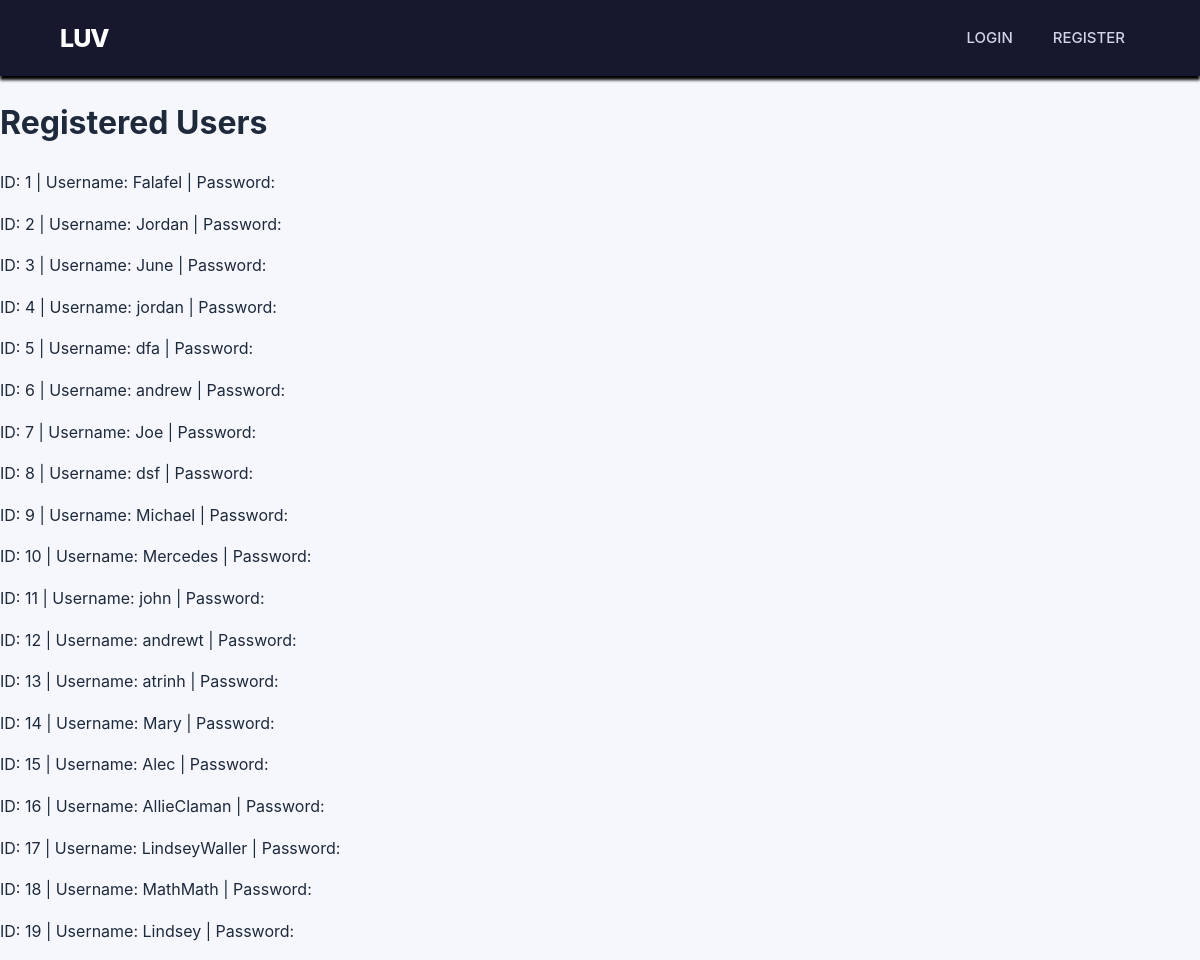
The app's page /view_users, older data.
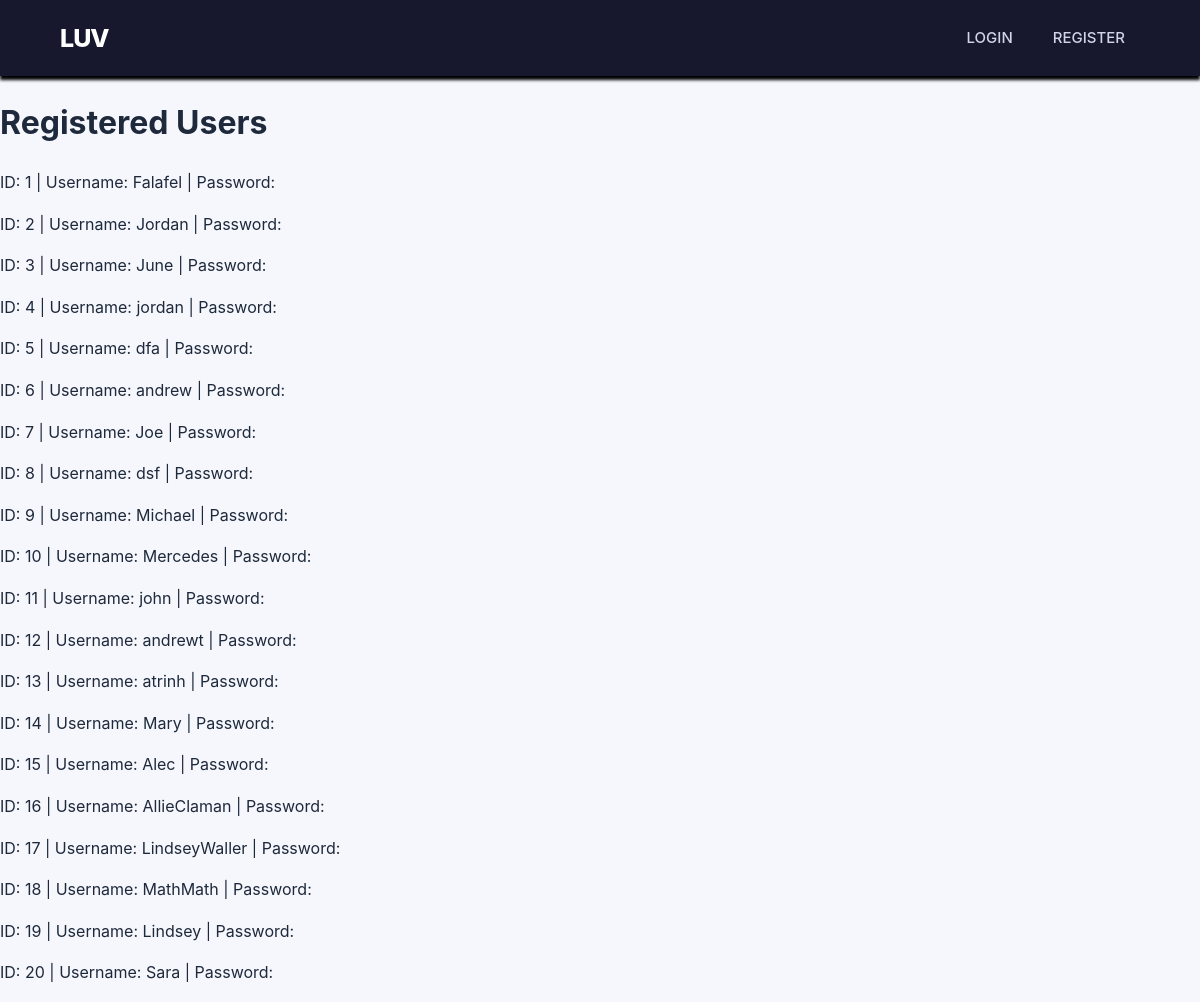
The same page, newer data.
### papo_cito.py (models this page shows)
class User(db.Model):
    __tablename__ = "pot_users"
    id = db.Column(db.Integer, primary_key=True)
    username = db.Column(db.String(80), unique=True, nullable=False)
    password_hash = db.Column(db.String(255), nullable=False)
    cards = db.relationship("Card", backref="owner")
    card_sets = db.relationship("CardSet", backref="owner")

### papo_cito.py (the view)
@app.route("/view_users", methods=["GET","POST"])                               ###
def view_users():                                                               ###
    if request.method == "GET":                                                 ###
        __monkeys = User.query.all()                                            ###
        return render_template("info.html", ab_users=__monkeys) ###   ###   ### ###

### templates/info.html (shortened to what this page needs)
{% extends "base.html" %}
{% block content %}
		<h1>Registered Users</h1>
		{% for ape in ab_users %}
			<p>
			ID: {{ ape.id }} |
			Username: {{ ape.username }} |
			Password: {{ ape.password }}
			</p>
		{% endfor %}
{% endblock %}

### templates/base.html (shortened to what this page needs)
<!DOCTYPE html>
<html lang="en">
<head>
	<link rel="stylesheet" href="{{ url_for('static', filename='css/style.css') }}">
</head>
<body>
	<nav class="navbar">
		<div class="nav-container">
			<a class="logo" href="/" > LUV    </a>
			<div class="nav-links">
				{% if session.get("user_id") %}
				<a 	   href= "/        " > HOME      </a>
				<a         href= "/cards   " > CARDS     </a>
				<a         href= "/logout  " > LOGOUT    </a>
				{% else %}
				<a         href= "/login   " > LOGIN     </a>
				<a         href= "/register" > REGISTER  </a>
				{% endif %}
			</div>
		</div>
	</nav>
	<main class="thic-breast">
		{% block content %}
		{% endblock %}
	</main>
</body>
</html>

### static/css/style.css (style rules this page uses)
:root { --primary: #635bff; --primary-dark: #4f46e5; --background: #f5f7fc; --surface: #ffffff; --text: #1e293b; --muted: #64748b; --border: #e2e8f0; }
* { box-sizing: border-box; }
body { margin: 0; font-family: -apple-system, BlinkMacSystemFont, "Segoe UI", Roboto, sans-serif; background: var(--background); color: var(--text); line-height: 1.6; }
.logo { color: #ffffff; font-size: 25px; font-weight: 800; letter-spacing: -1px; text-decoration: none; white-space: nowrap; }
.navbar { background: #17172e; padding: 16px 0; box-shadow: 0 4px 3px rgba(0, 0, 0.12); position: sticky; top: 0; z-index: 1000; }
.nav-container { width: 90%; max-width: 1200px; margin: 0 auto; display:flex; align-items: center; justify-content: space-between; gap: 24px; }
.nav-links { display: flex; align-items: center; gap: 10px; }
.nav-links a { color: #d1d5e8; text-decoration: none; font-size: 15px; font-weight:500; padding: 10px 15px; border-radius: 10px; transition: background 0.2s ease, color 0.2s ease, transform 0.2s ease; }

Row changes from the older to the newer data that the page shows:
added User: id "20", username "Sara"
